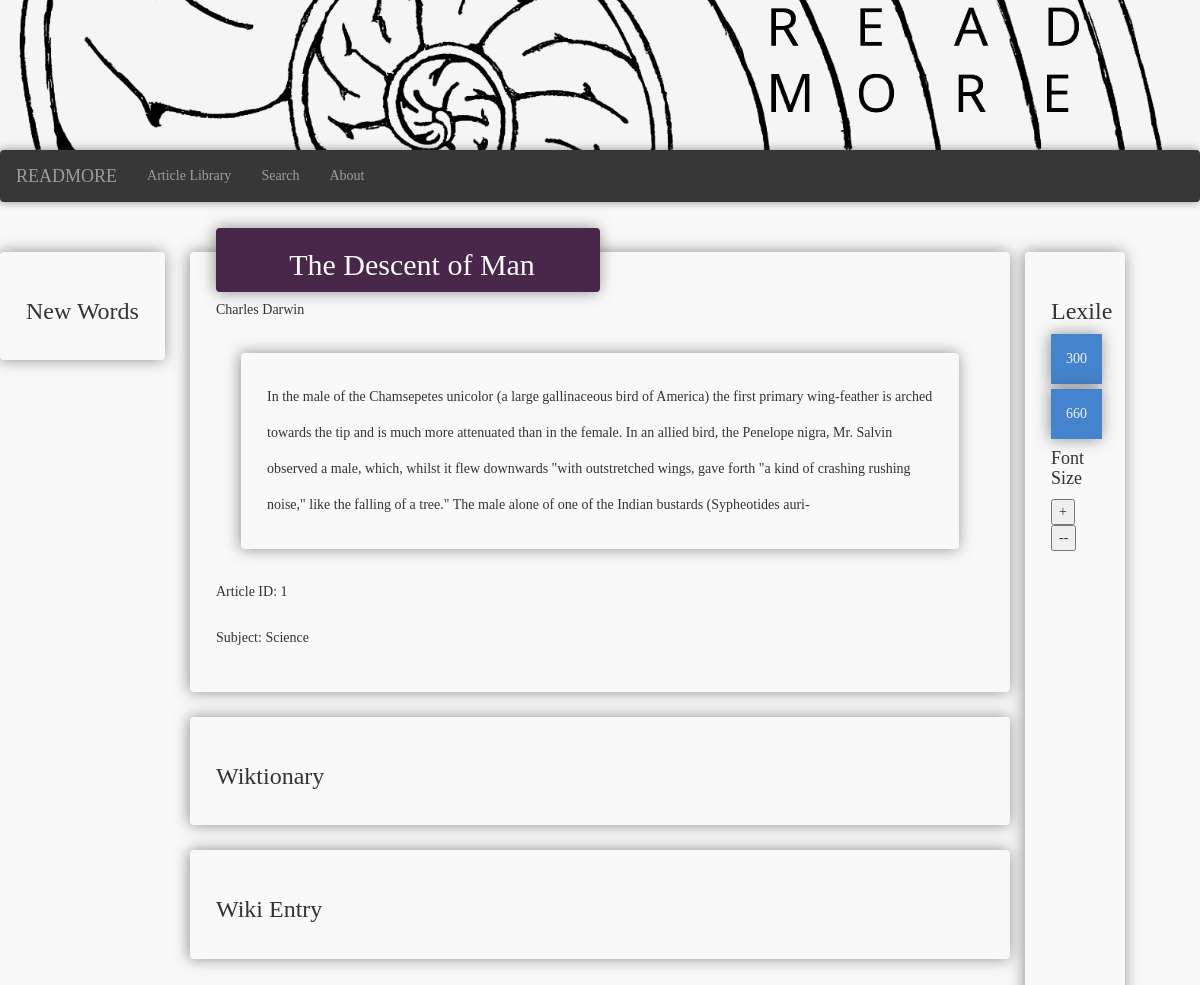
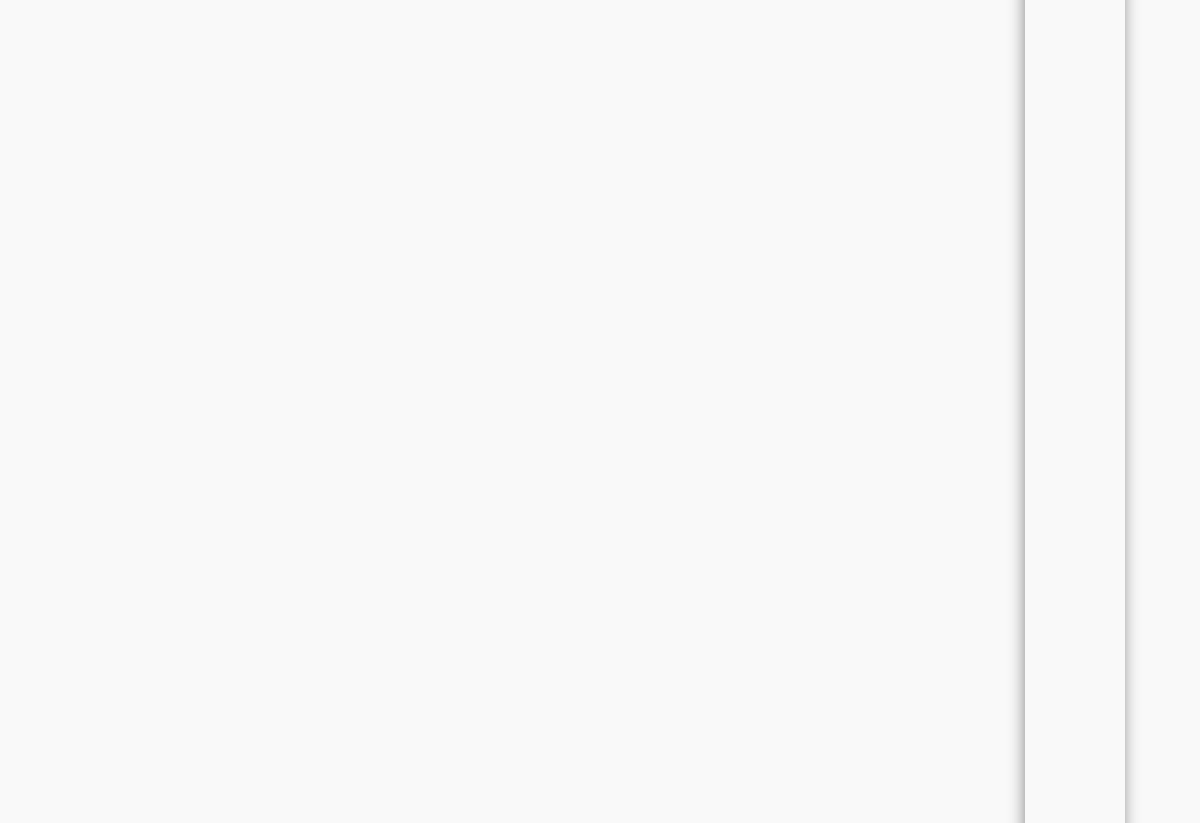
The page /1/reader/ on the database its author committed (2 pictures, top to bottom).
### reader/models.py (models this page shows, shortened)
class Body(models.Model):
	article = models.ForeignKey(Article, related_name="bodies", on_delete=models.CASCADE)
	body = models.TextField()
	lexile = models.IntegerField()

class Article(models.Model):
	title = models.CharField(max_length=200)
	author = models.CharField(max_length=200)
	blurb = models.CharField(max_length=135)
	featured = models.BooleanField()
	subject = models.SlugField(max_length=50)

### reader/views.py (the view)
# urls.py: url(r'^(?P<article_id>[0-9]+)/reader/$', 'reader.views.reader', name="reader")
def reader(request, article_id):
	article = get_object_or_404(Article, pk=article_id)
	body = article.bodies.all()
	context = {
	'article' : article,
	'body' : body,
	}
	return render(request, "article.html", context)

### reader/templates/article.html (shortened to what this page needs)
{% extends 'base.html' %}
{%block library %}
	<div class="spacer">
	<div>
	<div class="well new-words left-side-bar">
				<h3>New Words</h3>
			</div>
	<div class="container-fluid article">
			<div class="well right-side-bar">
				<h3>Lexile</h3>
				 	{% for l in body %}
			 			<button type="button" class="lexile" id="lexile-{{l.lexile}}"> {{ l.lexile }}</button>
			 		{% endfor %}
			 	<h4> Font Size </h3>
			 	<button type="button" class="font">+</button>
			 	<button type="button" class="font-size--">--</button>
			 </div>
		<div class ="well">
		<div class = "feature well">
				<h1>{{ article.title }}</h1>
				</div>
				<p> {{ article.author }}</p>
				{% for b in body %}
				<p class = "lexile-picker well clickable" id="lexile-{{b.lexile}}"> {{ b.body }} </p>
				{% endfor %}
				<p> Article ID: {{ article.id }} </p>
				<p> Subject: {{ article.subject }} </p>
		</div>
		<div class="well">
			<h3>Wiktionary</h3>
		</div>
		<div class="well">
			<h3>Wiki Entry</h3>
		</div>
	</div>
	{% endblock %}

### reader/static/reader/style.css (style rules this page uses)
* { font-family: "Times New Roman", Times, serif; }
.well { padding: 25px; margin: 25px; background-color: #f9f9f9; border-color: transparent; -webkit-box-shadow: -1px 0px 15px 0px rgba(50, 50, 50, 0.54); -moz-box-shadow: -1px 0px 15px 0px rgba(50, 50, 50, 0.54); box-shadow: -1px 0px 15px 0px rgba(50, 50, 50, 0.54); }
h1 { font: 30px/30px Times, serif; text-align: center; }
body { background-color: #F9f9f9; }
.article { margin-left: 150px; margin-right: 150px; margin-top: 25px; }
p { font-size: 14px; line-height: 36px; }
button.lexile { background-color: #4484ce; color: #f4f4f4; border: none; padding: 15px 15px; text-align: center; text-decoration: none; font-size: 14px; display: list-item; margin: 5px; margin-left: auto; margin-right: auto; -webkit-box-shadow: -1px 0px 15px 0px rgba(50, 50, 50, 0.54); -moz-box-shadow: -1px 0px 15px 0px rgba(50, 50, 50, 0.54); box-shadow: -1px 0px 15px 0px rgba(50, 50, 50, 0.54); }
.right-side-bar { overflow-y: auto; position: absolute; height: 100%; right: 50px; width: 100px; }
.left-side-bar { overflow-y: auto; margin-left: -250px; left: 250px; position: fixed; z-index: 1000; }
.feature { background-color: #49274a; color: #f9f9f9; width: 50%; position: relative; text-align: center; line-height: 0px; padding: 1px 2px 1px 10px; margin: -50px 0 0 0px; }

### rows shown on the page
Body: lexile "300", body "In the male of the Chamsepetes unicolor (a large gallinaceous bird of America) the first primary wing-feather is arched towards the tip and is much more attenuated than in the female. In an allied bird, the Penelope nigra, Mr. Salvin observed a male, which, whilst it flew downwards \"with outstretched wings, gave forth \"a kind of crashing rushing noise,\" like the falling of a tree.\" The male alone of one of the Indian bustards (Sypheotides auri-"
Body: lexile "660"
Article: title "The Descent of Man", author "Charles Darwin", id "1", subject "Science"
